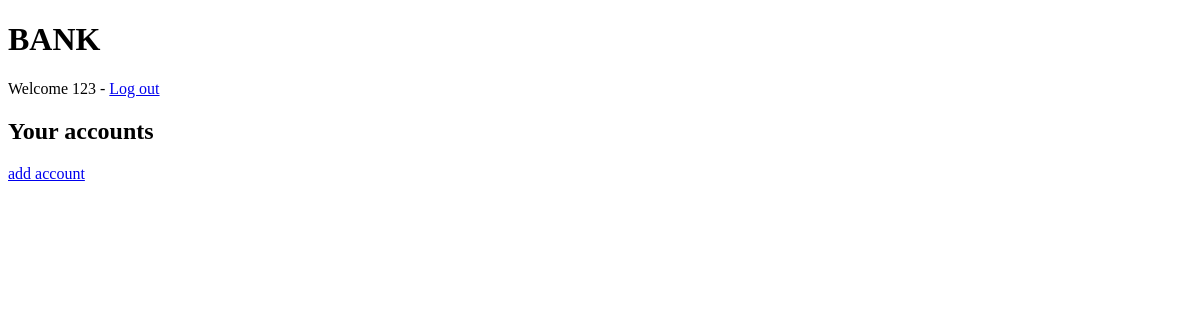
/bank/ (signed in), run on an earlier commit of the app's database.
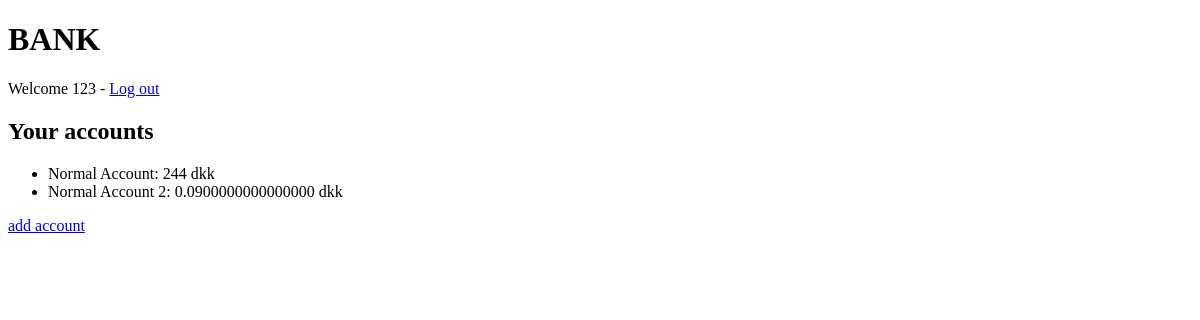
And on a later commit of the database.
### bank_app/models.py (models this page shows, shortened)
class Account(models.Model):
    user=models.ForeignKey(User,on_delete=models.CASCADE)
    account_number=models.CharField(max_length=10)
    class AccountType(models.TextChoices):
        BANK_ACCOUNT = 'Bank Account'
        LOAN = 'Loan'
    account_type = models.CharField(choices=AccountType.choices, default=AccountType.BANK_ACCOUNT, max_length=200)
    name=models.CharField(max_length=20)
    @property
    def balance(self):
        ledger_sum = Ledger.objects.filter(id_account_fk=self.id).aggregate(Sum('amount'))
        for key, value in ledger_sum.items():
            return  value

### bank_app/views.py (the view)
# urls.py: path('', views.index, name='index'),
@login_required
def index(request):
   customers = Customer.objects.filter(user=request.user)
   accounts = Account.objects.filter(user=request.user)
   context = {
      'customers': customers,
      'accounts': accounts
   }
   return render(request, 'bank_app/index.html', context)

### bank_app/templates/bank_app/index.html
{% extends 'bank_app/base.html' %} {% block content %}
<h2> Your accounts </h2>
   <ul>
    {% for account in accounts %}
      <li>{{ account.name }}: {{ account.balance }} dkk</li>
    {% endfor %}
   </ul>
<a href={% url 'bank_app:add_account' %}>add account</a>
{% endblock %}

What changed in the data, as far as the page shows it:
now on this page (row edited): Account: name "Normal Account", balance "244"
added Account: name "Normal Account 2", balance "0.0900000000000000"
